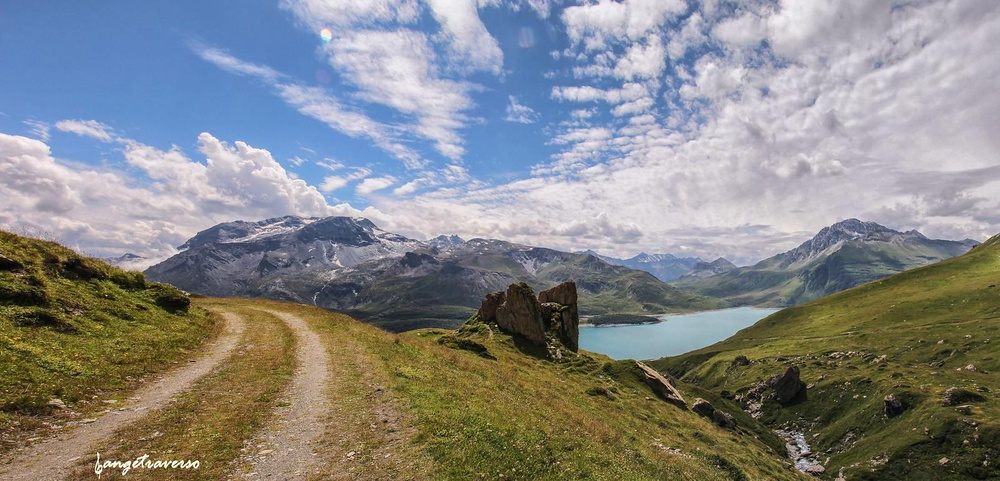
#> input picture lesson8/Image1.jpg, 1000 x 481 px, shrunk from 1599 x 769 before the run; its folder holds only this picture in this run
$ jupyter execute --allow-errors lesson8.ipynb
#> lines starting #> are read from the running program, lines starting #| are printed output that depends on the picture
#> further down, img is the input picture: shape (481, 1000, 3); mean R, G, B 133.2, 134.7, 134.1
#> `reverse_img = 2 - img`:
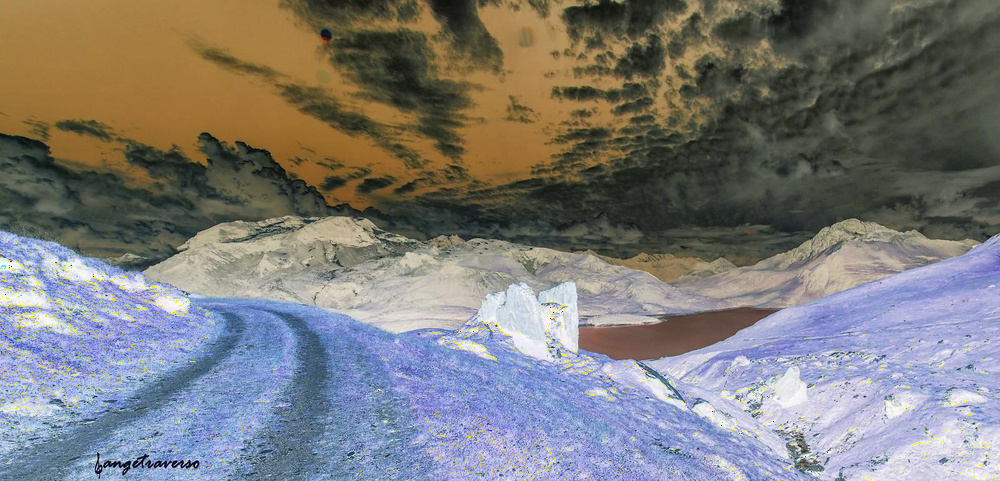
#> reverse_img: shape (481, 1000, 3); mean R, G, B 124.8, 123.3, 122.4
[cell 1]
from PIL import Image
import numpy as np
import matplotlib.pyplot as plt
import pandas as pd

Привести инверсию по каждому цветовому каналу

[cell 2]
""""create to column before and after"""

num_img = 3

fig, ax = plt.subplots(num_img, 2, figsize = (5, 5))
ax[0,0].set_title("Before")
ax[0,1].set_title("After")

#> (the rest of this cell did not finish here and is left out)
